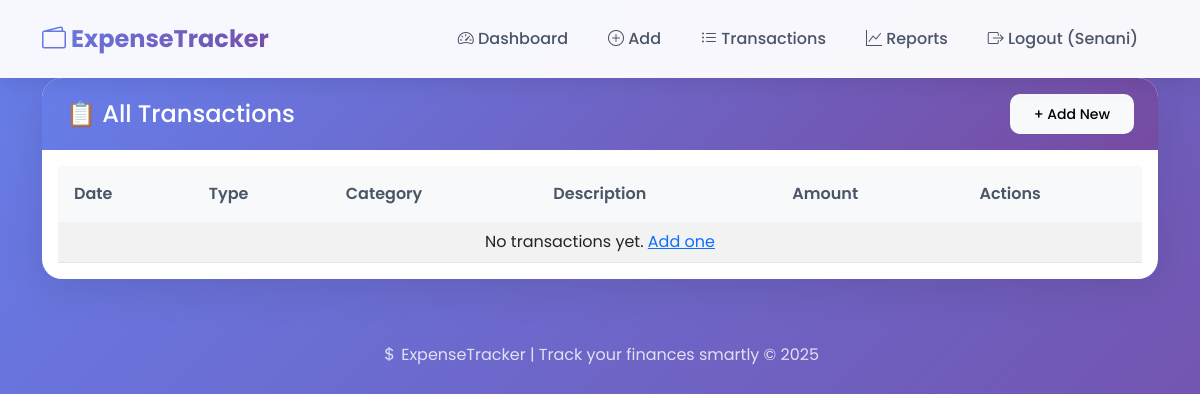
Before: /transactions/list/ (signed in) with the older database file.
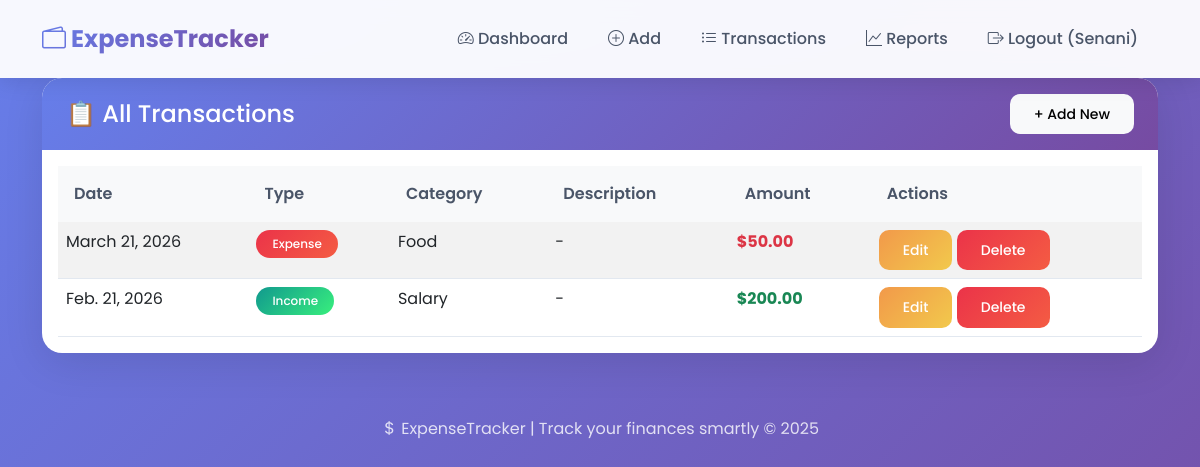
After: the same page with the newer database file.
### transactions/models.py (models this page shows, shortened)
class Transaction(models.Model):
    TYPE_CHOICES = [
        ('income', 'Income'),
        ('expense', 'Expense'),
    ]
    user = models.ForeignKey(User, on_delete=models.CASCADE)
    type = models.CharField(max_length=10, choices=TYPE_CHOICES)
    amount = models.DecimalField(max_digits=10, decimal_places=2)
    category = models.ForeignKey(Category, on_delete=models.SET_NULL, null=True)
    description = models.TextField(blank=True)
    date = models.DateField()

class Category(models.Model):
    name = models.CharField(max_length=100)
    def __str__(self):
        return self.name

### transactions/views.py (the view)
# urls.py: path('list/', views.transaction_list, name='transaction_list'),
@login_required
def transaction_list(request):
    transactions = Transaction.objects.filter(user=request.user).order_by('-date')
    return render(request, 'transactions/list.html', {'transactions': transactions})

### transactions/templates/transactions/list.html (shortened to what this page needs)
{% extends 'base.html' %}
{% block content %}
<div class="card">
    <div class="card-header bg-primary text-white d-flex justify-content-between align-items-center">
        <h4 class="mb-0">📋 All Transactions</h4>
        <a href="{% url 'add_transaction' %}" class="btn btn-light btn-sm">+ Add New</a>
    </div>
    <div class="card-body">
        <div class="table-responsive">
            <table class="table table-striped table-hover">
                <thead class="table-dark">
                    <tr>
                        <th>Date</th>
                        <th>Type</th>
                        <th>Category</th>
                        <th>Description</th>
                        <th>Amount</th>
                        <th>Actions</th>
                    </tr>
                </thead>
                <tbody>
                    {% for t in transactions %}
                    <tr>
                        <td>{{ t.date }}</td>
                        <td>
                            {% if t.type == 'income' %}
                                <span class="badge bg-success">Income</span>
                            {% else %}
                                <span class="badge bg-danger">Expense</span>
                            {% endif %}
                        </td>
                        <td>{{ t.category }}</td>
                        <td>{{ t.description|default:"-" }}</td>
                        <td class="{% if t.type == 'income' %}text-success{% else %}text-danger{% endif %} fw-bold">
                            ${{ t.amount }}
                        </td>
                        <td>
                            <a href="{% url 'edit_transaction' t.pk %}" class="btn btn-warning btn-sm">Edit</a>
                            <a href="{% url 'delete_transaction' t.pk %}" class="btn btn-danger btn-sm">Delete</a>
                        </td>
                    </tr>
                    {% empty %}
                    <tr>
                        <td colspan="6" class="text-center">No transactions yet. <a href="{% url 'add_transaction' %}">Add one</a></td>
                    </tr>
                    {% endfor %}
                </tbody>
            </table>
        </div>
    </div>
</div>
{% endblock %}

Changed rows visible on the page:
added Transaction: date "March 21, 2026", type "Expense", category "Food", description "-", amount "50.00"
added Transaction: date "Feb. 21, 2026", type "Income", category "Salary", description "-", amount "200.00"
Other visible differences:
text no longer shown: "No transactions yet. Add one"
